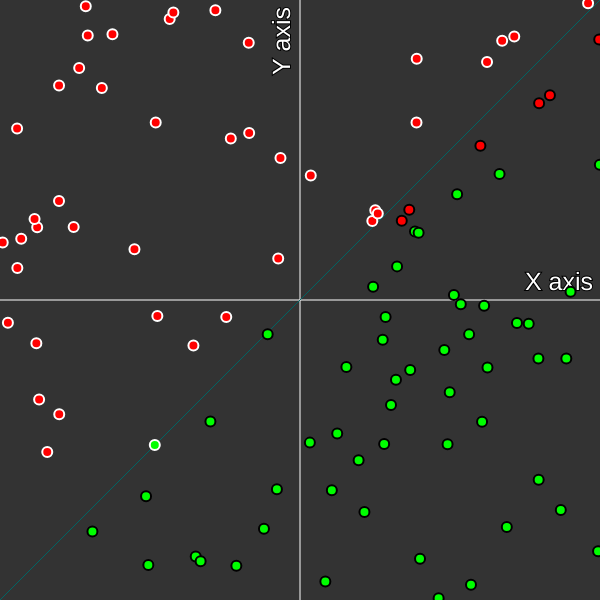
Frame 1 (no input)
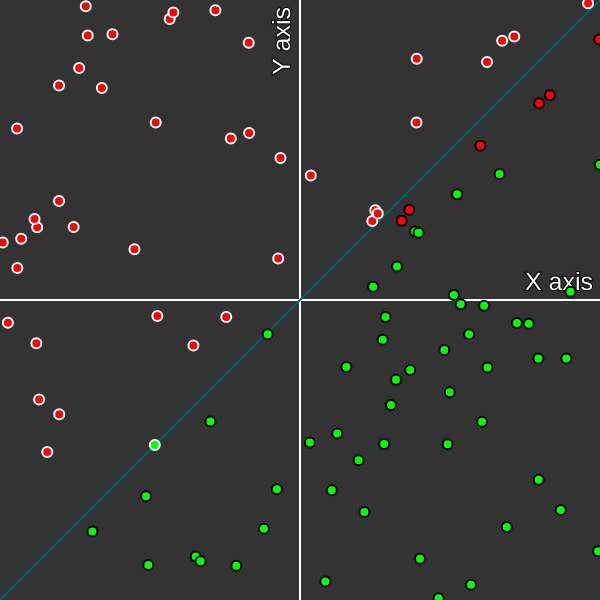
Frame 2 (the mouse pressed at the canvas centre, redrawn once)

The p5.js sketch that drew these frames (run headless with seeded random() and noise() and a simulated clock; the mouse was pressed at the canvas centre and the sketch redrawn once):

// p5.js sketch
// ── sketch.js
let points = [];
let labelGiven = [];
let brain;

function drawLine() {
  stroke(0, 100, 100);
  line(-width / 2, -height / 2, width / 2, height / 2);
}

function drawCoordinateSystem() {
  translate(width / 2, height / 2);
  scale(1, -1);
  stroke(255);
  line(0, -height / 2, 0, height / 2);
  line(-width / 2, 0, width / 2, 0);
  push();
  // Y axis points down now
  scale(1, -1);
  textSize(25);
  stroke(0);
  strokeWeight(2);
  fill(255);
  text('X axis', width / 2 - 75, -10);
  rotate(-PI / 2);
  text('Y axis', height / 2 - 75, -10);
  rotate(PI / 2);
  pop();
}


function setup() {
  createCanvas(600, 600);
  drawCoordinateSystem();
  // using cartesian co-ordinate system
  // starting at bottom with x towords the right and y towards the top

  brain = new SingleNeuron;
  // creating labels for training
  for (let i = 0; i < 100; i++) {
    points[i] = [random(-width / 2, width / 2), random(-height / 2, height / 2)];
    // making labels
    if (points[i][1] > points[i][0]) {
      labelGiven.push(1);
    } else {
      labelGiven.push(0);
    }
  }
  noLoop();
}

function draw() {
  // using cartesian co-ordinate system
  // starting at bottom with x towords the right and y towards the top
  let initial = [];
  for (let i = 0; i < points.length; i++) {
    initial[i] = brain.guess(points[i]);
  }
  console.log('guesses made by the neuron are shown on screen');

  // for (let i = 0; i < points.length; i++) {
  //   brain.train(points[i], labelGiven);
  // }

  background(51);
  drawCoordinateSystem();
  drawLine();
  strokeWeight(2);
  for (let i = 0; i < points.length; i++) {
    if (labelGiven[i] == 1) {
      stroke(255);
    } else {
      stroke(0);
    }
    if (initial[i] == 1) {
      fill(0, 255, 0);
    } else {
      fill(255, 0, 0);
    }
    ellipse(points[i][0], points[i][1], 10, 10);
  }
}

function keyPressed() {
  if (key == ' ') {
    for (let i = 0; i < points.length; i++) {
      brain.train(points[i], labelGiven[i]);
    }
    redraw();
  }
}

// making a neuron that takes inputs and outputs 1 value (0 or 1)
class SingleNeuron {

  constructor() {
    this.lr = 0.1;
    this.weights = new Array(2);
    for (let i = 0; i < this.weights.length; i++) {
      this.weights[i] = random(-1, 1);
    }
  }

  guess(inputs) {
    // inputs are x and y co-ordinates, we have to normalize the inputs
    // by dividing each by the screen width (which is qual to height)
    // width = height, just for simplification!
    // dot product of inputs and weights
    if (inputs.length != this.weights.length) {
      console.log('Error in function guess, inputs.length != this.weights.length');
    }
    let dotproduct = 0
    for (let i = 0; i < this.weights.length; i++) {
      dotproduct += this.weights[i] * inputs[i];
    }
    // this is my activation function
    if (dotproduct > 0) {
      return 1;
    } else {
      return 0;
    }
  }

  train(inputs, label) {
    let guess = this.guess(inputs);
    let error = label - guess;
    // now change the weights

    for (let i = 0; i < this.weights.length; i++) {
      this.weights[i] += error * inputs[i] * this.lr;
    }
  }
};
